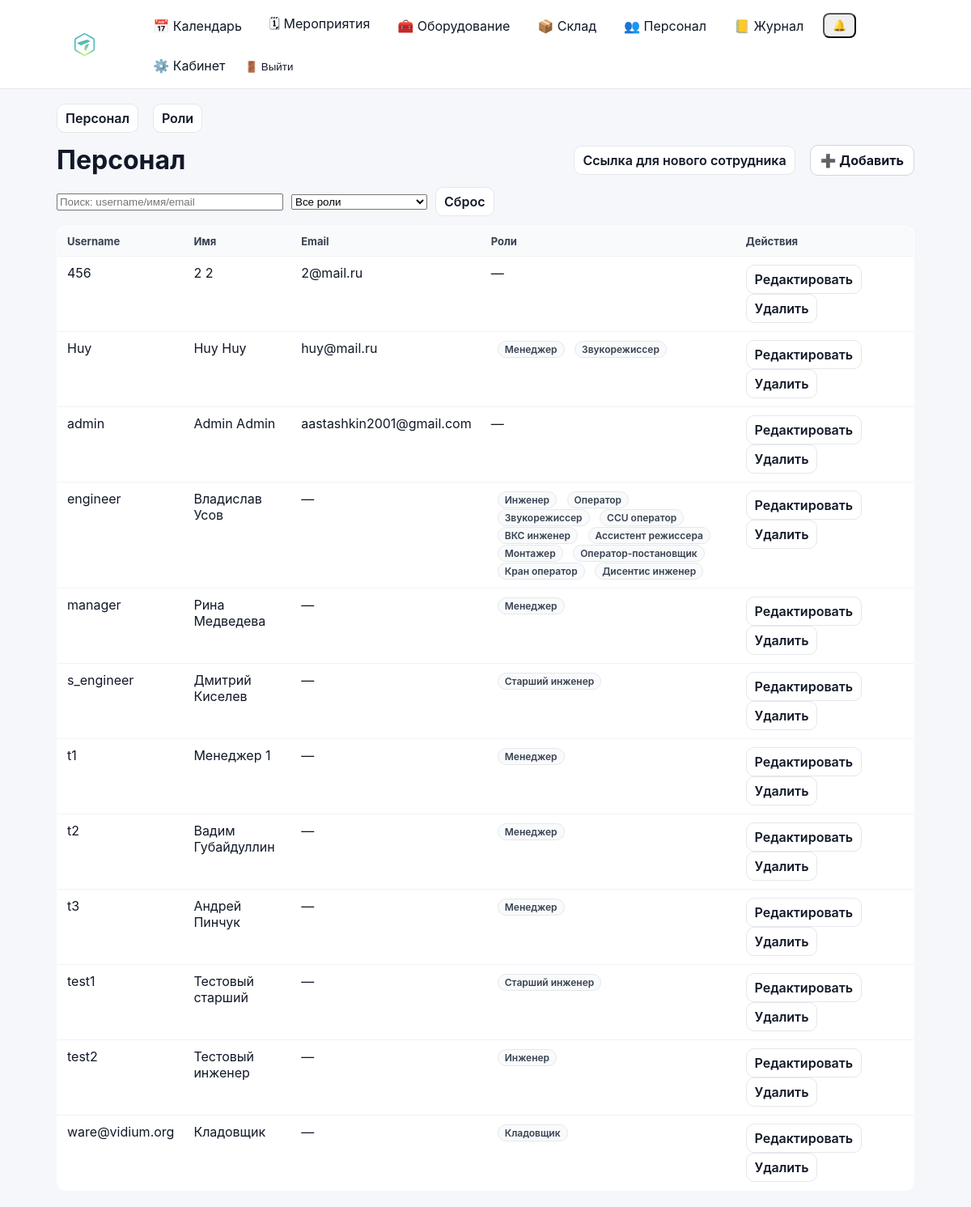
Before: /staff/personnel/ (signed in) with the older database file.
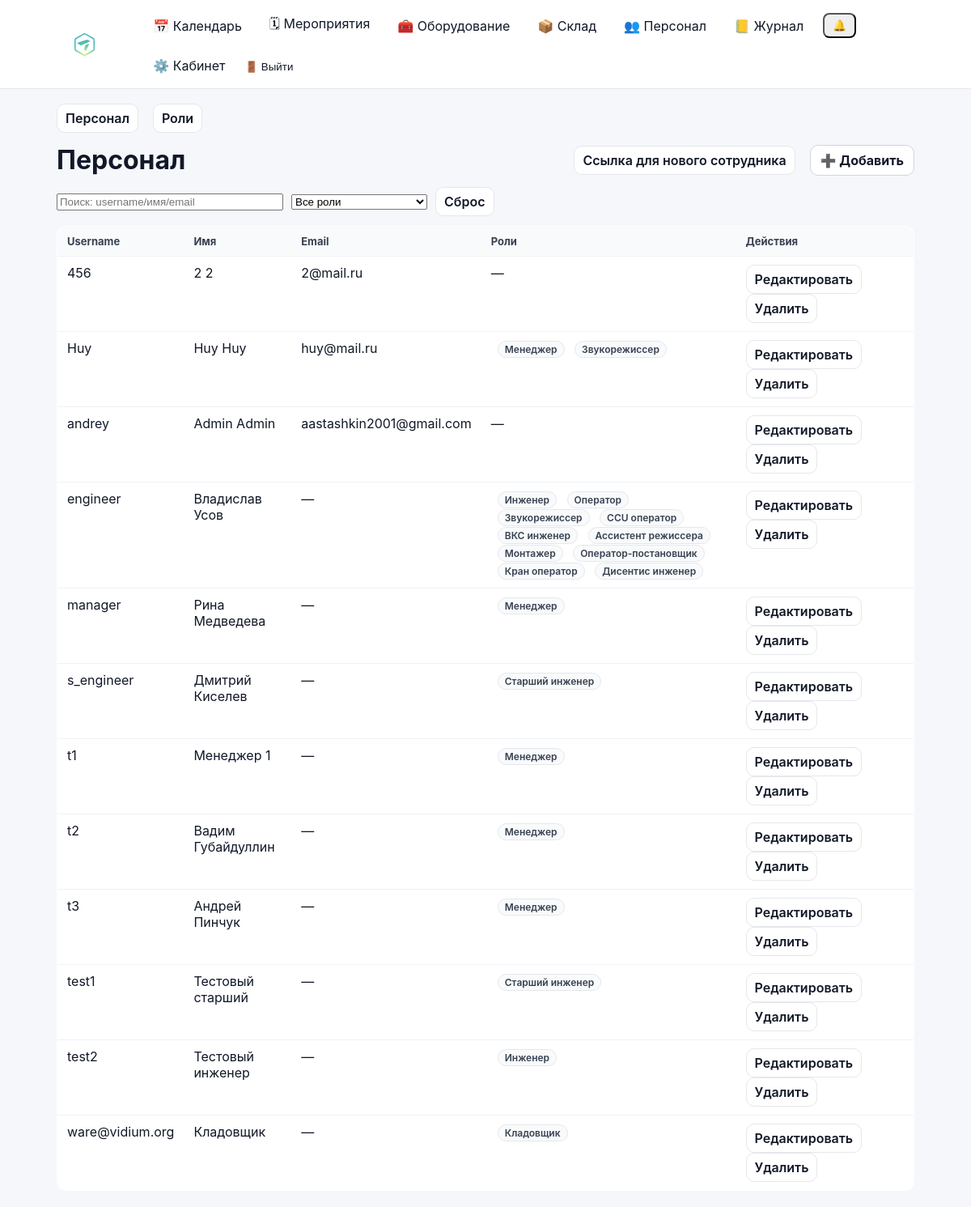
After: the same page with the newer database file.
### accounts/models.py (models this page shows)
class User(AbstractUser):
    phone = models.CharField("Телефон", max_length=30, blank=True, default="")
    class Meta(AbstractUser.Meta):
        permissions = [
            ("manage_staff", "Can manage staff (users/roles)"),
        ]

### accounts/staff_views.py (the view, shortened to what this page needs)
# urls.py: path("personnel/", staff_views.staff_users_view, name="staff_users"),
@login_required
def staff_users_view(request):
    if not can_manage_staff(request.user):
        return _deny()
    q = (request.GET.get("q") or "").strip()
    role = (request.GET.get("role") or "").strip()
    users_qs = User.objects.all().order_by("username")
    roles = Group.objects.all().order_by("name")
    if role.isdigit():
        users_qs = users_qs.filter(groups__id=int(role)).distinct()
    return render(
        request,
        "accounts/staff_users.html",
        {"tab": "users", "users": users_qs, "q": q, "roles": roles, "role": role},
    )

### accounts/context_processors.py (called while the page is built)
def authz_flags(request):
    user = getattr(request, "user", None)
    return {
        "can_manage_staff": can_manage_staff(user),
        "can_edit_event_card": can_edit_event_card(user),
        "can_edit_event_equipment": can_edit_event_equipment(user),
        "can_edit_inventory": can_edit_inventory(user),
        "can_view_stock": can_view_stock(user),
    }

### accounts/permissions.py (called while the page is built)
def _ok(user) -> bool:
    return bool(user and user.is_authenticated)

def is_super(user) -> bool:
    return bool(_ok(user) and getattr(user, "is_superuser", False))

def can_manage_staff(user) -> bool:
    return is_super(user) or (_ok(user) and user.has_perm("accounts.manage_staff"))

def can_edit_inventory(user) -> bool:
    return is_super(user) or (_ok(user) and user.has_perm("inventory.manage_inventory"))

def can_view_stock(user) -> bool:
    return is_super(user) or (_ok(user) and (user.has_perm("inventory.manage_inventory") or user.has_perm("events.edit_event_card")))

def can_edit_event_card(user) -> bool:
    return is_super(user) or (_ok(user) and user.has_perm("events.edit_event_card"))

### accounts/templates/accounts/staff_users.html (shortened to what this page needs)
{% extends "base.html" %}
{% block content %}
{% include "accounts/staff_base_tabs.html" %}
<div class="toolbar" style="margin-top:14px;">
  <h1 style="margin:0;">Персонал</h1>
  <div style="display:flex; gap:10px; align-items:center;">
    <a class="btn-secondary" href="{% url 'staff_invite_link' %}">Ссылка для нового сотрудника</a>
    <a class="btn" href="{% url 'staff_user_add' %}">➕ Добавить</a>
  </div>
</div>
<form id="staffFilterForm" method="get" style="display:flex; gap:10px; align-items:center; margin: 12px 0; flex-wrap:wrap;">
  <input id="staffSearchInput" type="text" name="q" value="{{ q }}" placeholder="Поиск: username/имя/email" style="width:280px;">
  <select id="staffRoleSelect" name="role">
    <option value="">Все роли</option>
  </select>
  <a class="btn-secondary" href="{% url 'staff_users' %}">Сброс</a>
</form>
<table class="list-table">
  <thead>
    <tr>
      <th>Username</th>
      <th>Имя</th>
      <th>Email</th>
      <th>Роли</th>
      <th style="width:220px;">Действия</th>
    </tr>
  </thead>
  <tbody>
    {% for u in users %}
      <tr>
        <td>{{ u.username }}</td>
        <td>{{ u.first_name }} {{ u.last_name }}</td>
        <td>{{ u.email|default:"—" }}</td>
        <td>
          {% for g in u.groups.all %}
            <span class="badge">{{ g.name }}</span>
          {% empty %}
            —
          {% endfor %}
        </td>
        <td>
          <a class="btn-secondary" href="{% url 'staff_user_edit' u.id %}">Редактировать</a>
          <a class="btn-secondary" href="{% url 'staff_user_delete' u.id %}">Удалить</a>
        </td>
      </tr>
    {% empty %}
      <tr><td colspan="5">Пользователей нет</td></tr>
    {% endfor %}
  </tbody>
</table>
{% endblock %}

Changed rows visible on the page:
changed User "Admin": username "admin" → "andrey"
